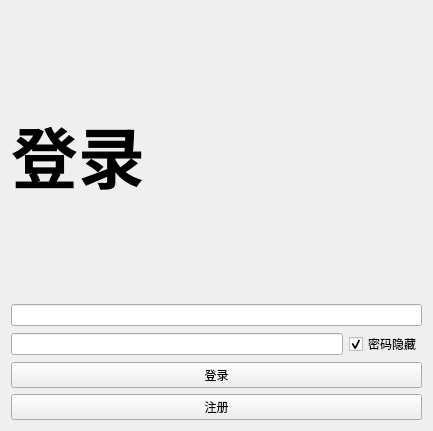
<?xml version="1.0" encoding="UTF-8"?>
<ui version="4.0">
 <class>mainWdiget</class>
 <widget class="QWidget" name="mainWdiget">
  <property name="geometry">
   <rect>
    <x>0</x>
    <y>0</y>
    <width>433</width>
    <height>431</height>
   </rect>
  </property>
  <property name="windowTitle">
   <string>mainWdiget</string>
  </property>
  <layout class="QVBoxLayout" name="verticalLayout">
   <item>
    <widget class="QLabel" name="label">
     <property name="font">
      <font>
       <pointsize>50</pointsize>
       <weight>75</weight>
       <bold>true</bold>
      </font>
     </property>
     <property name="text">
      <string>登录</string>
     </property>
    </widget>
   </item>
   <item>
    <widget class="QLineEdit" name="Name_LE"/>
   </item>
   <item>
    <layout class="QHBoxLayout" name="horizontalLayout">
     <item>
      <widget class="QLineEdit" name="Pswd_LE"/>
     </item>
     <item>
      <widget class="QCheckBox" name="checkBox">
       <property name="text">
        <string>密码隐藏</string>
       </property>
       <property name="checked">
        <bool>true</bool>
       </property>
      </widget>
     </item>
    </layout>
   </item>
   <item>
    <widget class="QPushButton" name="Login_PB">
     <property name="text">
      <string>登录</string>
     </property>
    </widget>
   </item>
   <item>
    <widget class="QPushButton" name="Regist_LE">
     <property name="text">
      <string>注册</string>
     </property>
    </widget>
   </item>
  </layout>
 </widget>
 <resources/>
 <connections/>
</ui>
